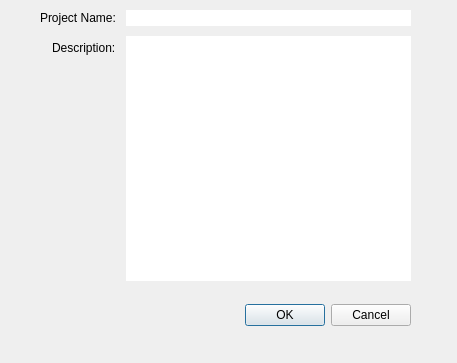
<?xml version="1.0" encoding="UTF-8"?>
<ui version="4.0">
 <class>EditProject</class>
 <widget class="QDialog" name="EditProject">
  <property name="geometry">
   <rect>
    <x>0</x>
    <y>0</y>
    <width>457</width>
    <height>363</height>
   </rect>
  </property>
  <property name="windowTitle">
   <string>Dialog</string>
  </property>
  <widget class="QDialogButtonBox" name="buttonBox">
   <property name="geometry">
    <rect>
     <x>40</x>
     <y>300</y>
     <width>371</width>
     <height>31</height>
    </rect>
   </property>
   <property name="orientation">
    <enum>Qt::Orientation::Horizontal</enum>
   </property>
   <property name="standardButtons">
    <set>QDialogButtonBox::StandardButton::Cancel|QDialogButtonBox::StandardButton::Ok</set>
   </property>
  </widget>
  <widget class="QGroupBox" name="projectInfoGroupBox">
   <property name="enabled">
    <bool>true</bool>
   </property>
   <property name="geometry">
    <rect>
     <x>40</x>
     <y>10</y>
     <width>371</width>
     <height>271</height>
    </rect>
   </property>
   <property name="sizePolicy">
    <sizepolicy hsizetype="Preferred" vsizetype="Fixed">
     <horstretch>0</horstretch>
     <verstretch>0</verstretch>
    </sizepolicy>
   </property>
   <property name="maximumSize">
    <size>
     <width>16777215</width>
     <height>16777215</height>
    </size>
   </property>
   <property name="font">
    <font>
     <bold>false</bold>
     <underline>false</underline>
     <strikeout>false</strikeout>
     <stylestrategy>PreferDefault</stylestrategy>
    </font>
   </property>
   <property name="cursor">
    <cursorShape>ArrowCursor</cursorShape>
   </property>
   <property name="contextMenuPolicy">
    <enum>Qt::ContextMenuPolicy::DefaultContextMenu</enum>
   </property>
   <property name="styleSheet">
    <string notr="true">border: none;</string>
   </property>
   <property name="title">
    <string/>
   </property>
   <property name="flat">
    <bool>false</bool>
   </property>
   <layout class="QFormLayout" name="formLayout">
    <property name="sizeConstraint">
     <enum>QLayout::SizeConstraint::SetDefaultConstraint</enum>
    </property>
    <property name="fieldGrowthPolicy">
     <enum>QFormLayout::FieldGrowthPolicy::AllNonFixedFieldsGrow</enum>
    </property>
    <property name="rowWrapPolicy">
     <enum>QFormLayout::RowWrapPolicy::DontWrapRows</enum>
    </property>
    <property name="labelAlignment">
     <set>Qt::AlignmentFlag::AlignRight|Qt::AlignmentFlag::AlignTrailing|Qt::AlignmentFlag::AlignVCenter</set>
    </property>
    <property name="formAlignment">
     <set>Qt::AlignmentFlag::AlignLeading|Qt::AlignmentFlag::AlignLeft|Qt::AlignmentFlag::AlignTop</set>
    </property>
    <property name="horizontalSpacing">
     <number>10</number>
    </property>
    <property name="verticalSpacing">
     <number>10</number>
    </property>
    <property name="leftMargin">
     <number>0</number>
    </property>
    <property name="topMargin">
     <number>0</number>
    </property>
    <property name="rightMargin">
     <number>0</number>
    </property>
    <property name="bottomMargin">
     <number>0</number>
    </property>
    <item row="1" column="0">
     <widget class="QLabel" name="projectNameLabel">
      <property name="font">
       <font>
        <bold>false</bold>
        <underline>false</underline>
        <strikeout>false</strikeout>
        <stylestrategy>PreferDefault</stylestrategy>
       </font>
      </property>
      <property name="text">
       <string>Project Name:</string>
      </property>
     </widget>
    </item>
    <item row="1" column="1">
     <widget class="QLineEdit" name="projectNameLineEdit">
      <property name="enabled">
       <bool>false</bool>
      </property>
      <property name="styleSheet">
       <string notr="true"/>
      </property>
     </widget>
    </item>
    <item row="2" column="0">
     <widget class="QLabel" name="descriptionLabel">
      <property name="text">
       <string>Description:</string>
      </property>
     </widget>
    </item>
    <item row="2" column="1">
     <widget class="QPlainTextEdit" name="descriptionPlainTextEdit">
      <property name="sizePolicy">
       <sizepolicy hsizetype="Expanding" vsizetype="Expanding">
        <horstretch>0</horstretch>
        <verstretch>0</verstretch>
       </sizepolicy>
      </property>
     </widget>
    </item>
   </layout>
  </widget>
 </widget>
 <resources/>
 <connections>
  <connection>
   <sender>buttonBox</sender>
   <signal>accepted()</signal>
   <receiver>EditProject</receiver>
   <slot>accept()</slot>
   <hints>
    <hint type="sourcelabel">
     <x>248</x>
     <y>254</y>
    </hint>
    <hint type="destinationlabel">
     <x>157</x>
     <y>274</y>
    </hint>
   </hints>
  </connection>
  <connection>
   <sender>buttonBox</sender>
   <signal>rejected()</signal>
   <receiver>EditProject</receiver>
   <slot>reject()</slot>
   <hints>
    <hint type="sourcelabel">
     <x>316</x>
     <y>260</y>
    </hint>
    <hint type="destinationlabel">
     <x>286</x>
     <y>274</y>
    </hint>
   </hints>
  </connection>
 </connections>
</ui>
